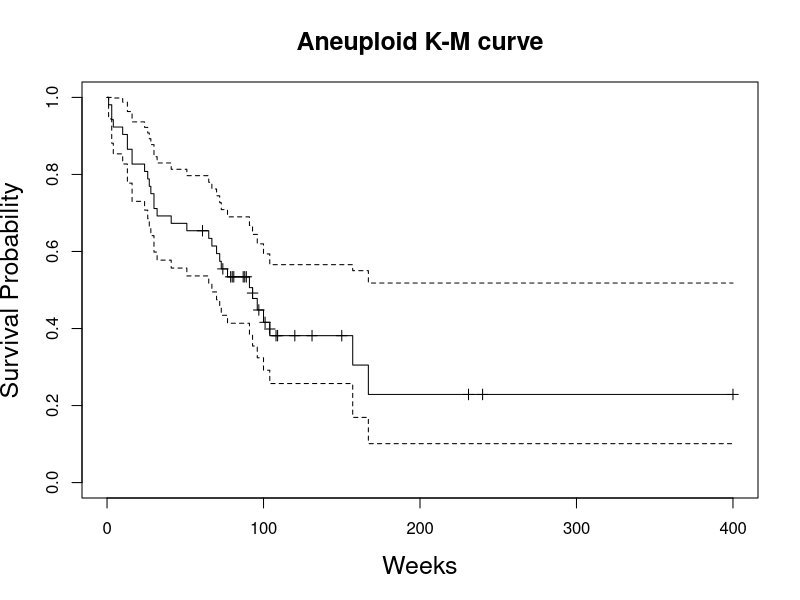
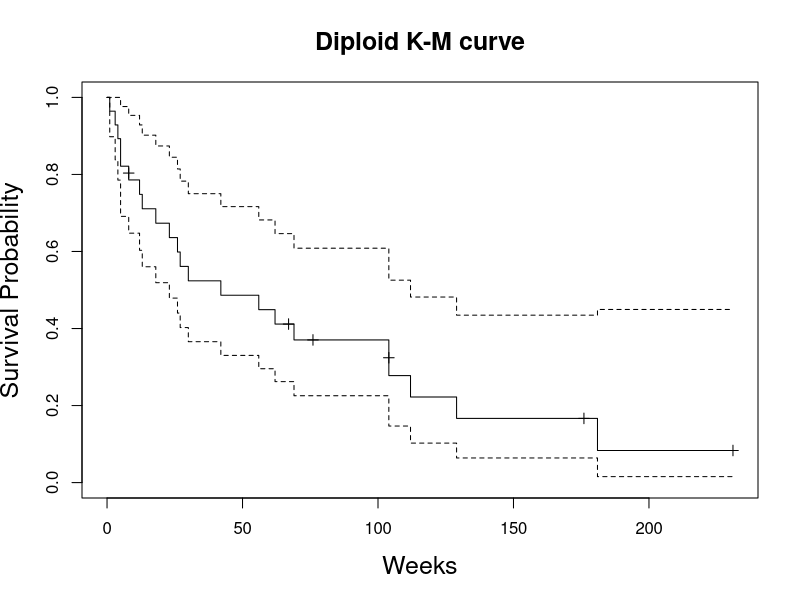

Here is the R script that generated these plots, in order:
## ---- chunk 1
knitr::opts_chunk$set(echo = T, message = F)
## ---- chunk 2
library(tidyverse)
library(KMsurv)
library(survival)
## ---- chunk 3
surv_table = tibble(
  time = c(1, 2, 4, 5, 6, 7, 8, 9, 10),
  n = c(10, 9, 7, 6, 5, 4, 3, 2, 1),
  d = c(1, 2, 0, 0, 1, 0, 0, 0, 0),
  c = c(0, 0, 1, 1, 0, 1, 1, 1, 1)
) |>
  mutate(
    lambda = d / n, 
    km_surv = cumprod(1-lambda),
    hazard = cumsum(lambda), 
    fh_surv = exp(-hazard)
  )
surv_table |> knitr::kable(digits = 2)
## ---- chunk 4
data(tongue)
tongue = tongue |>
  mutate(censor = delta)

# aneuploid
fit_aneuploid = survfit(Surv(time, censor) ~ 1, data = subset(tongue, type == 1), conf.type='log')
summary(fit_aneuploid)

plot(fit_aneuploid, conf.int = T, mark.time = T, 
     xlab="Weeks", ylab="Survival Probability", 
     main="Aneuploid K-M curve", cex.lab=1.5, cex.main=1.5)

# obtain survival rate at given time, with CI
summary(fit_aneuploid, time = c(52))

# diploid
fit_diploid = survfit(Surv(time, censor) ~ 1, data = subset(tongue, type == 2), conf.type='log')
summary(fit_diploid)

plot(fit_diploid, conf.int = T, mark.time = T, 
     xlab="Weeks", ylab="Survival Probability", 
     main="Diploid K-M curve", cex.lab=1.5, cex.main=1.5)

# obtain survival rate at given time, with CI
summary(fit_diploid, time = c(52))
